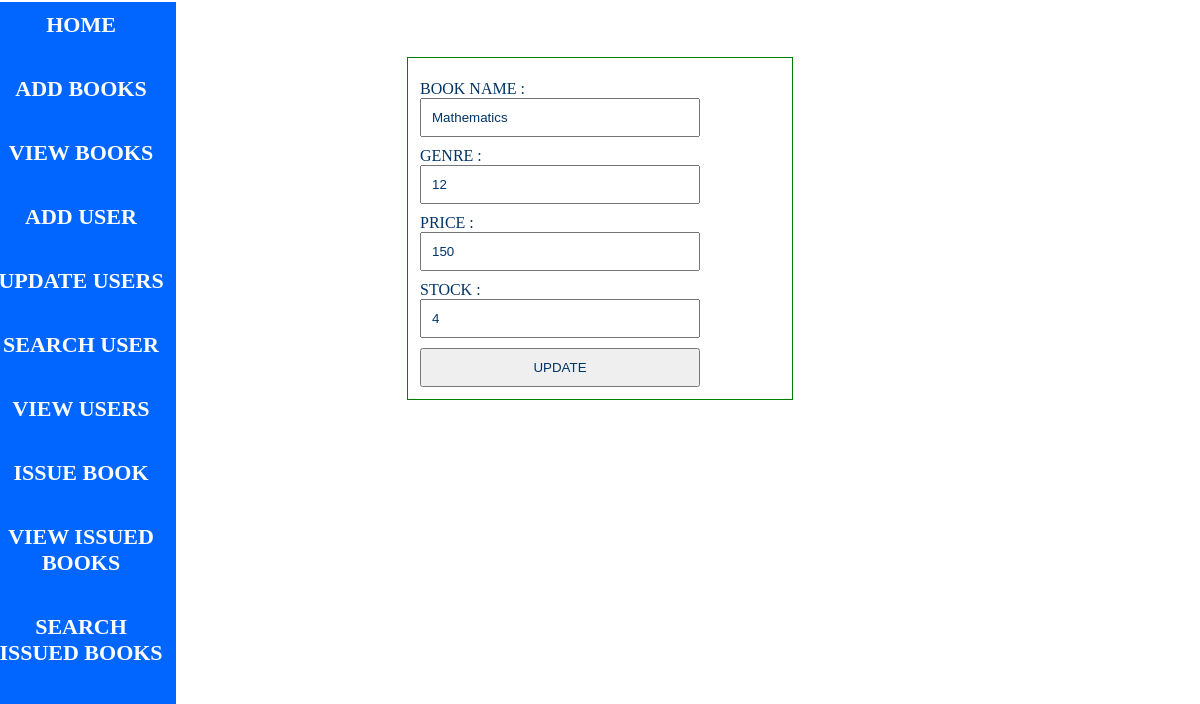
The app's page /updatebook.php?B_ID=11 with its own data.
### tables this page shows
CREATE TABLE IF NOT EXISTS `books` (
  `B_ID` int(11) NOT NULL AUTO_INCREMENT,
  `BOOK_NAME` text NOT NULL,
  `GENRE` text NOT NULL,
  `PRICE` int(11) NOT NULL,
  `Stock` int(11) NOT NULL,
  PRIMARY KEY (`B_ID`)
);

### updatebook.php (the view, shortened to what this page needs)
<!DOCTYPE>
<html>
<head>
<link type="text/css" media="all" rel="stylesheet" href="style.css">
</head>
<body>
<div class="menu">
  <div class="menu1">
  <ul>
  <li><a href="aa.php">HOME</a></li><br/>
<li><a href="addbook.php">ADD BOOKS</a></li><br/>
<li><a href="addbookview.php">VIEW BOOKS</a></li><br/>
<li><a href="adduser.php">ADD USER</a></li><br/>
<li><a href="userview.php">UPDATE USERS</a></li><br/>
<li><a href="searchuser.php">SEARCH USER</a></li><br/>
<li><a href="adduserview.php">VIEW USERS</a></li><br/>
<li><a href="issuebook.php">ISSUE BOOK</a></li><br/>
<li><a href="issuebookview11.php">VIEW ISSUED BOOKS</a></li><br/>
<li><a href="search.php">SEARCH ISSUED BOOKS</a></li><br/>
</ul>
</div>
</div>
<?php
  if(isset($_GET['B_ID']))
  {
  $B_ID=$_GET['B_ID'];
  $getselect=mysql_query("SELECT * FROM books WHERE B_ID='$B_ID'");
  while($profile=mysql_fetch_array($getselect))
  {
    $BOOK_NAME=$profile['BOOK_NAME'];
    $GENRE=$profile['GENRE'];
    $PRICE=$profile['PRICE'];
	$STOCK=$profile['Stock'];
?>
<div class="display">
<form action="" method="post" name="insertform">
<p>
  <label for="name" id="preinput"> BOOK NAME : </label>
  <input type="text" name="EBOOK_NAME" required placeholder="Enter BOOK name" value="<?php echo $BOOK_NAME; ?>" id="inputid"/>
</p>
<p>
  <label  for="genre" id="preinput"> GENRE : </label>
  <input type="text" name="EGENRE" required placeholder="Enter GENRE" value="<?php echo $GENRE; ?>" id="inputid" />
</p>
<p>
  <label for="mobile" id="preinput"> PRICE : </label>
  <input type="text" name="EPRICE" required placeholder="Enter PRICE" value="<?php echo $PRICE; ?>" id="inputid" />
</p>
<p>
  <label for="mobile" id="preinput"> STOCK : </label>
  <input type="text" name="ESTOCK" required placeholder="Enter No. of books" value="<?php echo $STOCK; ?>" id="inputid" />
</p>
<p>
  <input type="submit" name="update" value="UPDATE" id="inputid"  />
</p>
</form>
</div>
<?php } } ?>
</body>
</html>

### style.css (style rules this page uses)
* { margin:0; padding:0; margin:0 auto; color:#036; }
p { margin-top:10px; }
#preinput { width:250px; float:left; }
.display { width:30%; border:1px green solid; padding:1%; margin-bottom:10px; margin-top:10px; }
#inputid { width:280px; padding:10px; }

### updatebook.php (style rules this page uses)
.menu { background-color:#0066FF; width:190px; height:755px; margin-left:-14px; margin-top:-28px; }
.menu1 { margin-top:30px; }
a:link,a:visited { display:block; font-size:22px; font-weight:bold; color:#FFFFFF; background-color:#0066FF; width:170px; text-align:center; padding:10px; text-decoration:none; text-transform:uppercase; }
ul { list-style-type:none; margin:0; padding:0; }
.display { margin-top:-700px; }

### records on screen
books: EBOOK_NAME "Mathematics", EGENRE "12", EPRICE "150", ESTOCK "4"
